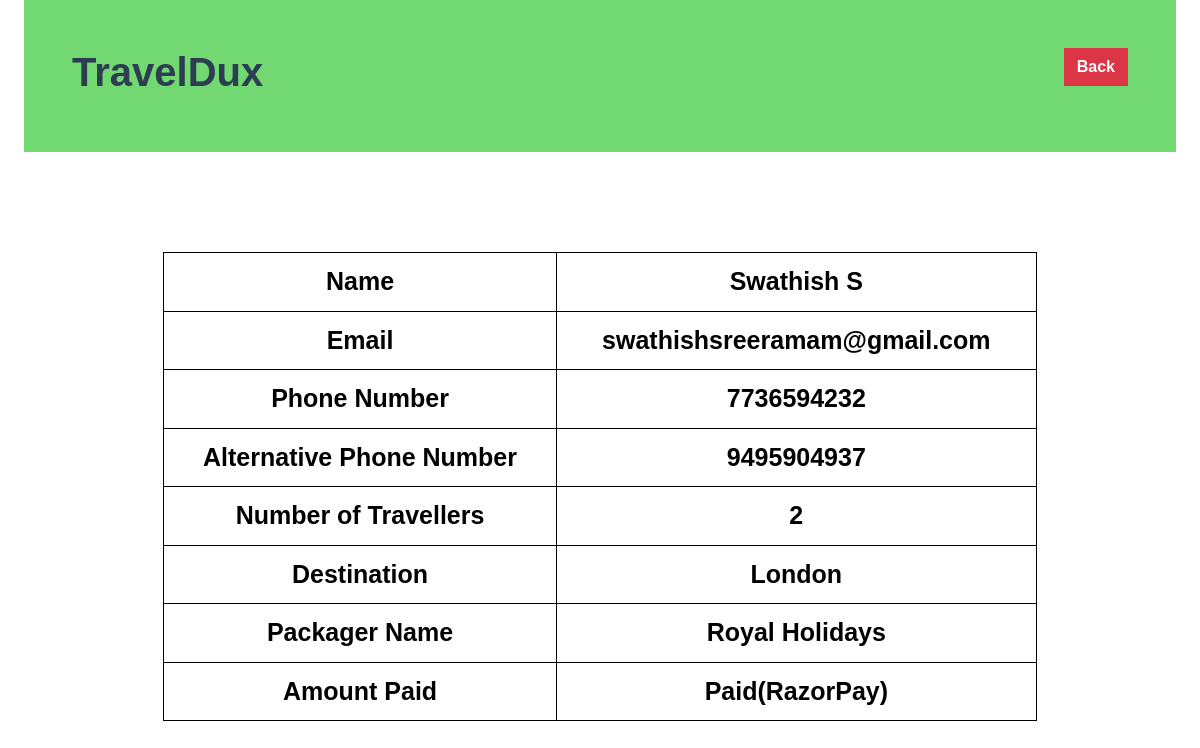
The page /vendorBookingDetails/2/ on the database its author committed.
### home/models.py (models this page shows, shortened)
class bookingDetails(models.Model):
    name = models.CharField(max_length=100)
    email = models.EmailField()
    phone = models.IntegerField()
    altPhone = models.IntegerField()
    numTraveller = models.IntegerField()
    destination = models.CharField(max_length=100,default=None)
    packager_name = models.CharField(max_length=100,default=None)

### home/views.py (the view)
# urls.py: path('vendorBookingDetails/<int:id>/',views.vendorBookingUserDetails,name='vendorBookingUserDetails'),
def vendorBookingUserDetails(request,id):
    user = bookingDetails.objects.filter(id = id)
    context = {
        'user':user,
    }
    return render(request,'vendorSection/viewUser.html',context)

### template/vendorSection/viewUser.html (shortened to what this page needs)
{% load static %}
<!DOCTYPE html>
<html lang="en">
<head>
    <link rel="stylesheet" href="https://cdn.jsdelivr.net/npm/bootstrap@5.3.3/dist/css/bootstrap.min.css">
    <link href="{% static 'css/bootstrap.min.css' %}" rel="stylesheet">
    <link href="{% static 'css/style.css' %}" rel="stylesheet">
</head>
<body>
    <div class="container-fluid">
        <div class="nav col-md-12" style="background-color: rgb(114, 216, 114);">
            <div class="col-md-6">
                <div class="title p-5">
                    <h1>TravelDux</h1>
                </div>
            </div>
            <div class="col-md-6">
                <div class="logout p-5" style="display:flex;justify-content:end;">
                    <a href="{% url 'vendorBooking' %}" class="btn btn-danger">Back</a>
                </div>
            </div>
        </div>
    </div>
    <div class="container">
        <table>
            <tr>
                <td>Name</td>
                {% for i in user %}
                <td>{{i.name}}</td>
                {% endfor %}
            </tr>
            <tr>
                <td>Email</td>
                {% for i in user %}
                <td>{{i.email}}</td>
                {% endfor %}
            </tr>
            <tr>
                <td>Phone Number</td>
                {% for i in user %}
                <td>{{i.phone}}</td>
                {% endfor %}
            </tr>
            <tr>
                <td>Alternative Phone Number</td>
                {% for i in user %}
                <td>{{i.altPhone}}</td>
                {% endfor %}
            </tr>
            <tr>
                <td>Number of Travellers</td>
                {% for i in user %}
                <td>{{i.numTraveller}}</td>
                {% endfor %}
            </tr>
            <tr>
                <td>Destination</td>
                {% for i in user %}
                <td>{{i.destination}}</td>
                {% endfor %}
            </tr>
            <tr>
                <td>Packager Name</td>
                {% for i in user %}
                <td>{{i.packager_name}}</td>
                {% endfor %}
            </tr>
            <tr>
                <td>Amount Paid</td>
                <td>Paid(RazorPay)</td>
            </tr>
        </table>
    </div>
</body>
</html>

### static/css/style.css (style rules this page uses)
:root { --primary: #86B817; --secondary: #FE8800; --light: #F5F5F5; --dark: #14141F; }
.btn { font-family: 'Nunito', sans-serif; font-weight: 600; transition: .5s; }

### template/vendorSection/viewUser.html (style rules this page uses)
table { width: 80%; border-collapse: collapse; margin: 100px auto; color: black; font-size: 25px; font-weight: 600; }
td { border: 1px solid black; padding: 10px; text-align: center; }

### rows shown on the page
bookingDetails: name "Swathish S", email "swathishsreeramam@gmail.com", phone "7736594232", altPhone "9495904937", numTraveller "2", destination "London", packager_name "Royal Holidays"
